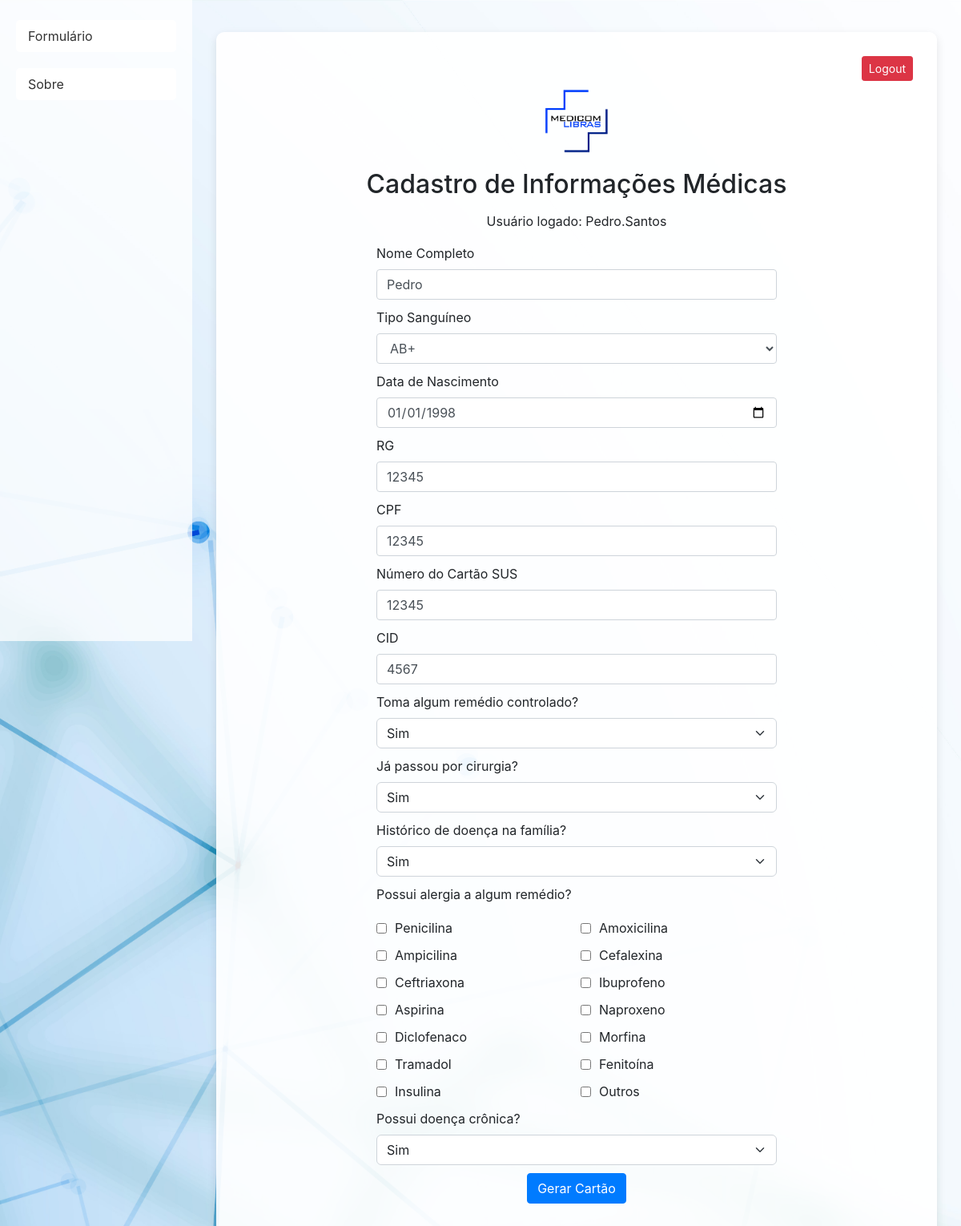
The app's page / (signed in) with its own data.
### app.py (models this page shows)
class User(UserMixin, db.Model):
    id = db.Column(db.Integer, primary_key=True)
    username = db.Column(db.String(150), unique=True, nullable=False)
    password = db.Column(db.String(150), nullable=False)

class MedicalRecord(db.Model):
    id = db.Column(db.Integer, primary_key=True)
    user_id = db.Column(db.Integer, db.ForeignKey('user.id'), nullable=False)  # Relacionamento com o usuário
    name = db.Column(db.String(150), nullable=False)
    blood_type = db.Column(db.String(3), nullable=False)
    birth_date = db.Column(db.Date, nullable=False)
    rg = db.Column(db.String(20), nullable=False)
    cpf = db.Column(db.String(20), nullable=False)
    sus_number = db.Column(db.String(20), nullable=False)
    cid = db.Column(db.String(10), nullable=False)
    medication = db.Column(db.Text, nullable=False)
    surgery = db.Column(db.Text, nullable=False)
    family_diseases = db.Column(db.Text, nullable=False)
    allergies = db.Column(db.Text, nullable=False)
    chronic_disease = db.Column(db.Text, nullable=False)
    user = db.relationship('User', backref='medical_records')  # Relacionamento com o modelo User

### app.py (the view, shortened to what this page needs)
@app.route('/', methods=['GET', 'POST'])
@login_required
def index():
    form = MedicalForm()
    existing_record = MedicalRecord.query.filter_by(user_id=current_user.id).first()
    if existing_record and request.method == 'GET':
        form.name.data = existing_record.name
        form.blood_type.data = existing_record.blood_type
        form.birth_date.data = existing_record.birth_date
        form.rg.data = existing_record.rg
        form.cpf.data = existing_record.cpf
        form.sus_number.data = existing_record.sus_number
        form.cid.data = existing_record.cid
        form.medication.data = existing_record.medication.lower()
        form.surgery.data = existing_record.surgery.lower()
        form.family_diseases.data = existing_record.family_diseases.lower()
        form.allergies.data = existing_record.allergies.split(', ')
        form.chronic_disease.data = existing_record.chronic_disease.lower()
    return render_template('form.html', form=form)

### app.py (called while the page is built)
@login_manager.user_loader
def load_user(user_id):
    return User.query.get(int(user_id))

def verify_static_file(filename):
    filepath = os.path.join(app.static_folder, filename)
    if not os.path.exists(filepath):
        print(f"Arquivo não encontrado: {filepath}")
        return False
    return True

@app.before_request
def check_static_files():
    verify_static_file('Logo.png')
    verify_static_file('background.png')

### templates/form.html (shortened to what this page needs)
<!DOCTYPE html>
<html lang="pt-br">
<head>
    <link rel="stylesheet" href="https://stackpath.bootstrapcdn.com/bootstrap/4.5.2/css/bootstrap.min.css">
</head>
<body>
    <div class="sidebar">
        <nav class="sidebar-nav">
            <a href="{{ url_for('index') }}">Formulário</a>
            <a href="{{ url_for('informative') }}">Sobre</a>
        </nav>
    </div>
    <div class="main-content">
        <div class="container">
            <div class="logout-button">
                <form method="POST" action="{{ url_for('logout') }}">
                    <button type="submit" class="btn btn-danger btn-sm">Logout</button>
                </form>
            </div>
            <img src="{{ url_for('static', filename='Logo.png') }}" alt="Logo" class="logo">
            <h1>Cadastro de Informações Médicas</h1>
            <p class="text-center">Usuário logado: {{ current_user.username }}</p>
            <div class="form-wrapper">
                <form method="POST" action="/">
                    <div class="form-group">
                        {{ form.name.label(class="form-label") }}
                        {{ form.name(class="form-control") }}
                    </div>
                    <div class="form-group">
                        {{ form.blood_type.label(class="form-label") }}
                        {{ form.blood_type(class="form-control") }}
                    </div>
                    <div class="form-group">
                        {{ form.birth_date.label(class="form-label") }}
                        {{ form.birth_date(class="form-control") }}
                    </div>
                    <div class="form-group">
                        {{ form.rg.label(class="form-label") }}
                        {{ form.rg(class="form-control") }}
                    </div>
                    <div class="form-group">
                        {{ form.cpf.label(class="form-label") }}
                        {{ form.cpf(class="form-control") }}
                    </div>
                    <div class="form-group">
                        {{ form.sus_number.label(class="form-label") }}
                        {{ form.sus_number(class="form-control") }}
                    </div>
                    <div class="form-group">
                        {{ form.cid.label(class="form-label") }}
                        {{ form.cid(class="form-control") }}
                    </div>
                    <div class="form-group">
                        {{ form.medication.label(class="form-label") }}
                        {{ form.medication(class="form-select") }}
                    </div>
                    <div class="form-group">
                        {{ form.surgery.label(class="form-label") }}
                        {{ form.surgery(class="form-select") }}
                    </div>
                    <div class="form-group">
                        {{ form.family_diseases.label(class="form-label") }}
                        {{ form.family_diseases(class="form-select") }}
                    </div>
                    <div class="form-group">
                        {{ form.allergies.label(class="form-label") }}
                        <div class="checkbox-grid">
                            {% for checkbox in form.allergies %}
                                <div class="checkbox-item">
                                    {{ checkbox(class="checkbox-input") }}
                                    {{ checkbox.label(class="checkbox-label") }}
                                </div>
                            {% endfor %}
                        </div>
                    </div>
                    <div class="form-group">
                        {{ form.chronic_disease.label(class="form-label") }}
                        {{ form.chronic_disease(class="form-select") }}
                    </div>
                    <div class="form-group text-center">
                        <button type="submit" class="btn btn-primary">Gerar Cartão</button>
                    </div>
                </form>
            </div>
        </div>
    </div>
</body>
</html>

### records on screen
User: username "Pedro.Santos"
MedicalRecord: name "Pedro", blood_type "AB+", birth_date "01/01/1998", rg "12345", cpf "12345", sus_number "12345", cid "4567", medication "Sim", surgery "Sim", family_diseases "Sim", chronic_disease "Sim"

### other values on screen
{{ checkbox.label(class="checkbox-label") }} "Penicilina" "Amoxicilina" "Ampicilina" "Cefalexina" "Ceftriaxona" "Ibuprofeno" "Aspirina" "Naproxeno" "Diclofenaco" "Morfina" "Tramadol" "Fenitoína" "Insulina" "Outros"
